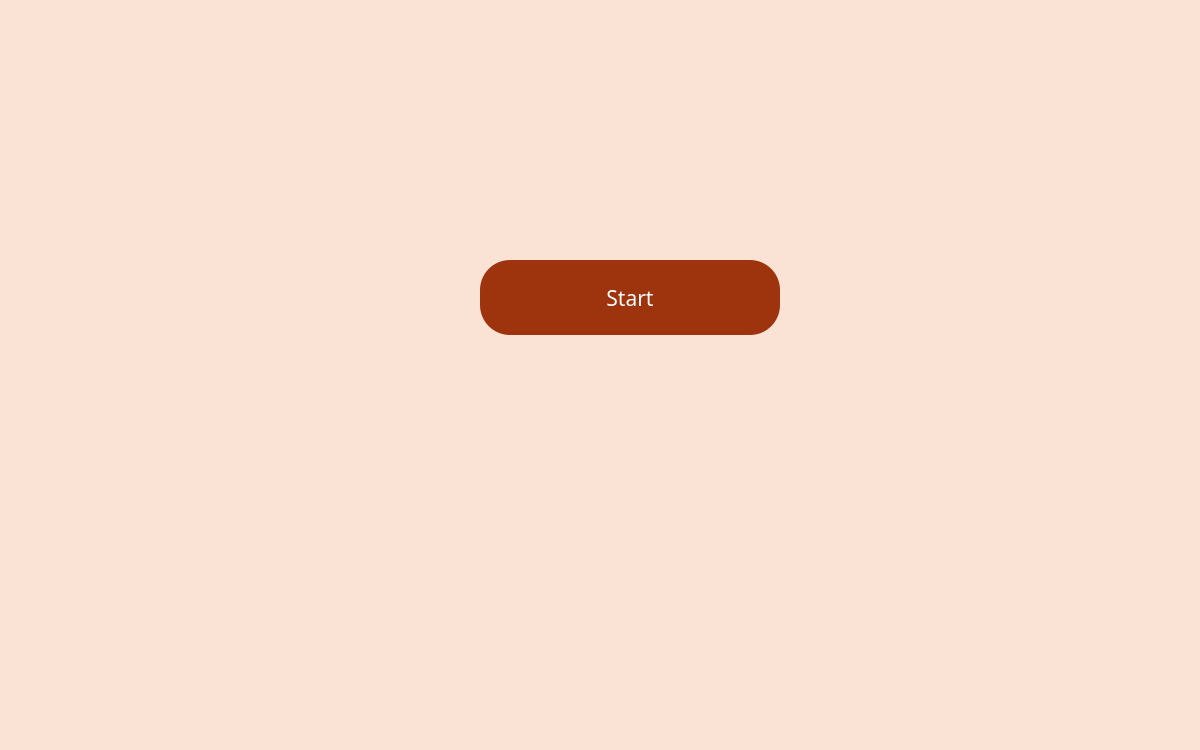
<?xml version="1.0" encoding="UTF-8"?>
<ui version="4.0">
 <class>MainWindow</class>
 <widget class="QMainWindow" name="MainWindow">
  <property name="geometry">
   <rect>
    <x>0</x>
    <y>0</y>
    <width>1200</width>
    <height>750</height>
   </rect>
  </property>
  <property name="windowTitle">
   <string>MainWindow</string>
  </property>
  <property name="styleSheet">
   <string notr="true">background-color: rgb(250, 226, 213);</string>
  </property>
  <widget class="QWidget" name="centralwidget">
   <widget class="QLabel" name="label">
    <property name="geometry">
     <rect>
      <x>10</x>
      <y>0</y>
      <width>331</width>
      <height>131</height>
     </rect>
    </property>
    <property name="styleSheet">
     <string notr="true">border-image: url(:/newPrefix/logo.png);</string>
    </property>
    <property name="text">
     <string/>
    </property>
   </widget>
   <widget class="QPushButton" name="pushButton_2">
    <property name="geometry">
     <rect>
      <x>480</x>
      <y>260</y>
      <width>300</width>
      <height>75</height>
     </rect>
    </property>
    <property name="font">
     <font>
      <family>더잠실 2 Light</family>
      <pointsize>16</pointsize>
     </font>
    </property>
    <property name="styleSheet">
     <string notr="true">border-radius: 30px;
background-color: rgb(157,52,13);
color:rgb(255,255,255);</string>
    </property>
    <property name="text">
     <string>Start</string>
    </property>
   </widget>
  </widget>
  <widget class="QMenuBar" name="menubar">
   <property name="geometry">
    <rect>
     <x>0</x>
     <y>0</y>
     <width>1200</width>
     <height>38</height>
    </rect>
   </property>
  </widget>
  <widget class="QStatusBar" name="statusbar"/>
 </widget>
 <resources>
  <include location="리소스.qrc"/>
 </resources>
 <connections/>
</ui>
